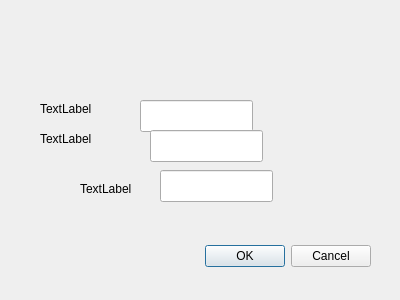
<?xml version="1.0" encoding="UTF-8"?>
<ui version="4.0">
 <class>DialogAddUser</class>
 <widget class="QDialog" name="DialogAddUser">
  <property name="geometry">
   <rect>
    <x>0</x>
    <y>0</y>
    <width>400</width>
    <height>300</height>
   </rect>
  </property>
  <property name="windowTitle">
   <string>Dialog</string>
  </property>
  <widget class="QDialogButtonBox" name="buttonBox">
   <property name="geometry">
    <rect>
     <x>30</x>
     <y>240</y>
     <width>341</width>
     <height>32</height>
    </rect>
   </property>
   <property name="orientation">
    <enum>Qt::Horizontal</enum>
   </property>
   <property name="standardButtons">
    <set>QDialogButtonBox::Cancel|QDialogButtonBox::Ok</set>
   </property>
  </widget>
  <widget class="QLabel" name="label">
   <property name="geometry">
    <rect>
     <x>40</x>
     <y>100</y>
     <width>58</width>
     <height>18</height>
    </rect>
   </property>
   <property name="text">
    <string>TextLabel</string>
   </property>
  </widget>
  <widget class="QLabel" name="label_2">
   <property name="geometry">
    <rect>
     <x>40</x>
     <y>130</y>
     <width>58</width>
     <height>18</height>
    </rect>
   </property>
   <property name="text">
    <string>TextLabel</string>
   </property>
  </widget>
  <widget class="QLabel" name="label_3">
   <property name="geometry">
    <rect>
     <x>80</x>
     <y>180</y>
     <width>58</width>
     <height>18</height>
    </rect>
   </property>
   <property name="text">
    <string>TextLabel</string>
   </property>
  </widget>
  <widget class="QLineEdit" name="lineEdit">
   <property name="geometry">
    <rect>
     <x>140</x>
     <y>100</y>
     <width>113</width>
     <height>32</height>
    </rect>
   </property>
  </widget>
  <widget class="QLineEdit" name="lineEdit_2">
   <property name="geometry">
    <rect>
     <x>150</x>
     <y>130</y>
     <width>113</width>
     <height>32</height>
    </rect>
   </property>
  </widget>
  <widget class="QLineEdit" name="lineEdit_3">
   <property name="geometry">
    <rect>
     <x>160</x>
     <y>170</y>
     <width>113</width>
     <height>32</height>
    </rect>
   </property>
  </widget>
 </widget>
 <resources/>
 <connections>
  <connection>
   <sender>buttonBox</sender>
   <signal>accepted()</signal>
   <receiver>DialogAddUser</receiver>
   <slot>accept()</slot>
   <hints>
    <hint type="sourcelabel">
     <x>248</x>
     <y>254</y>
    </hint>
    <hint type="destinationlabel">
     <x>157</x>
     <y>274</y>
    </hint>
   </hints>
  </connection>
  <connection>
   <sender>buttonBox</sender>
   <signal>rejected()</signal>
   <receiver>DialogAddUser</receiver>
   <slot>reject()</slot>
   <hints>
    <hint type="sourcelabel">
     <x>316</x>
     <y>260</y>
    </hint>
    <hint type="destinationlabel">
     <x>286</x>
     <y>274</y>
    </hint>
   </hints>
  </connection>
 </connections>
</ui>
